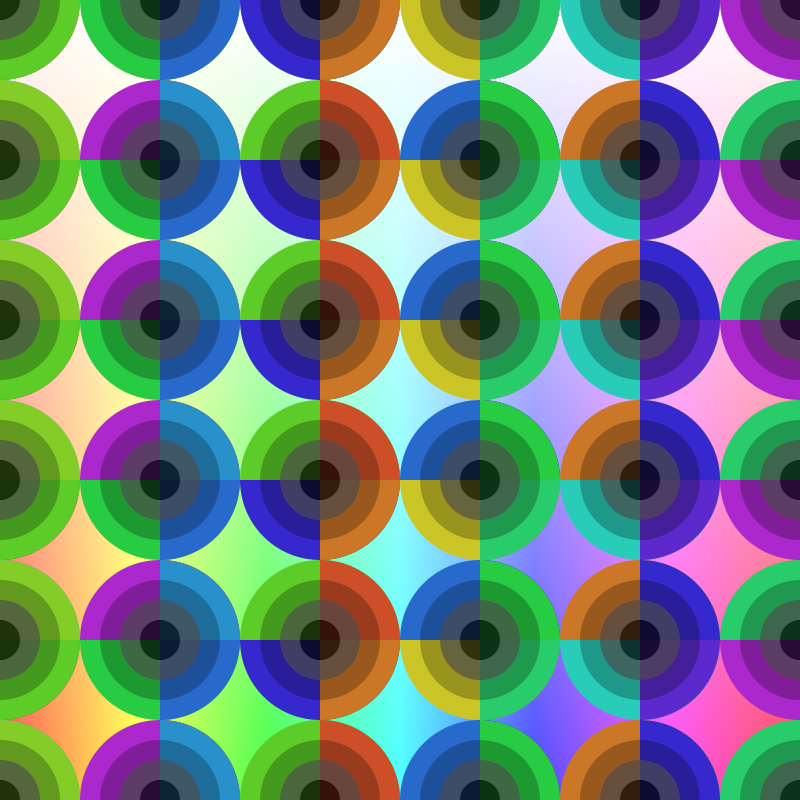
Frame 1 (no input)
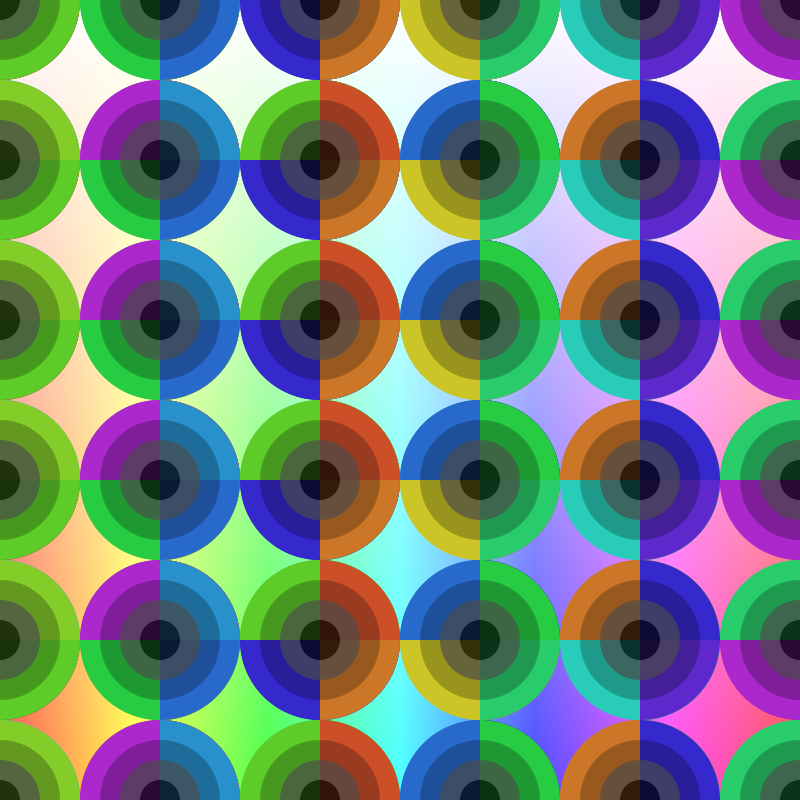
Frame 2 (the mouse pressed at the canvas centre, redrawn once)

The Processing sketch that drew these frames (run headless with seeded random() and noise(); the mouse was pressed at the canvas centre and the sketch redrawn once):

// Processing sketch: processing_137653
// ── processing_137653.pde

int colorH = 0;

void setup(){
  size(800,800);
  background(255);
  colorMode(HSB, 250);
  smooth();
}

void draw(){
  
  drawBackground();
  
  scale(0.8, 0.8);
  
  int transX=0;
  int transY=0;
  
  for(int i = 0; i<=20; i++){
    pushMatrix();
    for(int j = 0; j<=20; j++){
        figure();
        translate(200, 0);
        transX+=200;
    }
    popMatrix();
    //translate(-transX, 0);
    translate(0, 200);
  }
  
  noLoop();
}

void figure(){
  
  pushMatrix();
  for(int i=1; i<=2; i++){
    pushMatrix();
    for(int j=1; j<=2; j++){
    //getColor();
    strokeWeight(0);
    rotate(PI*(i+j));
    translate((i-1)*200, (j-1)*200);

     arc4();
     rotate(PI/2);
     //getColor();
     arc4();

    }
    popMatrix();
    //translate(100*i, 0);
  }
  popMatrix();
}

void arc4(){
    noStroke();
    fill(colorH, 200, 200);
    arc(0, 0, 200, 200, 0, PI/2); 
    fill(colorH, 200, 150);
    arc(0, 0, 150, 150, 0, PI/2); 
    fill(colorH, 100, 100);
    arc(0, 0, 100, 100, 0, PI/2); 
    fill(colorH, 200, 50);
    arc(0, 0, 50, 50, 0, PI/2); 
    getColor();
}

void drawBackground(){
  noStroke();
colorMode(HSB, width);
for (int i = 0; i < width; i++) {
  for (int j = 0; j < height; j++) {
    stroke(i, j, width);
    point(i, j);
  }
}
colorMode(HSB, 250);
}

int getColor(){
  colorH += 10;
  if(colorH>200)
    colorH=0;
   return colorH;
}
